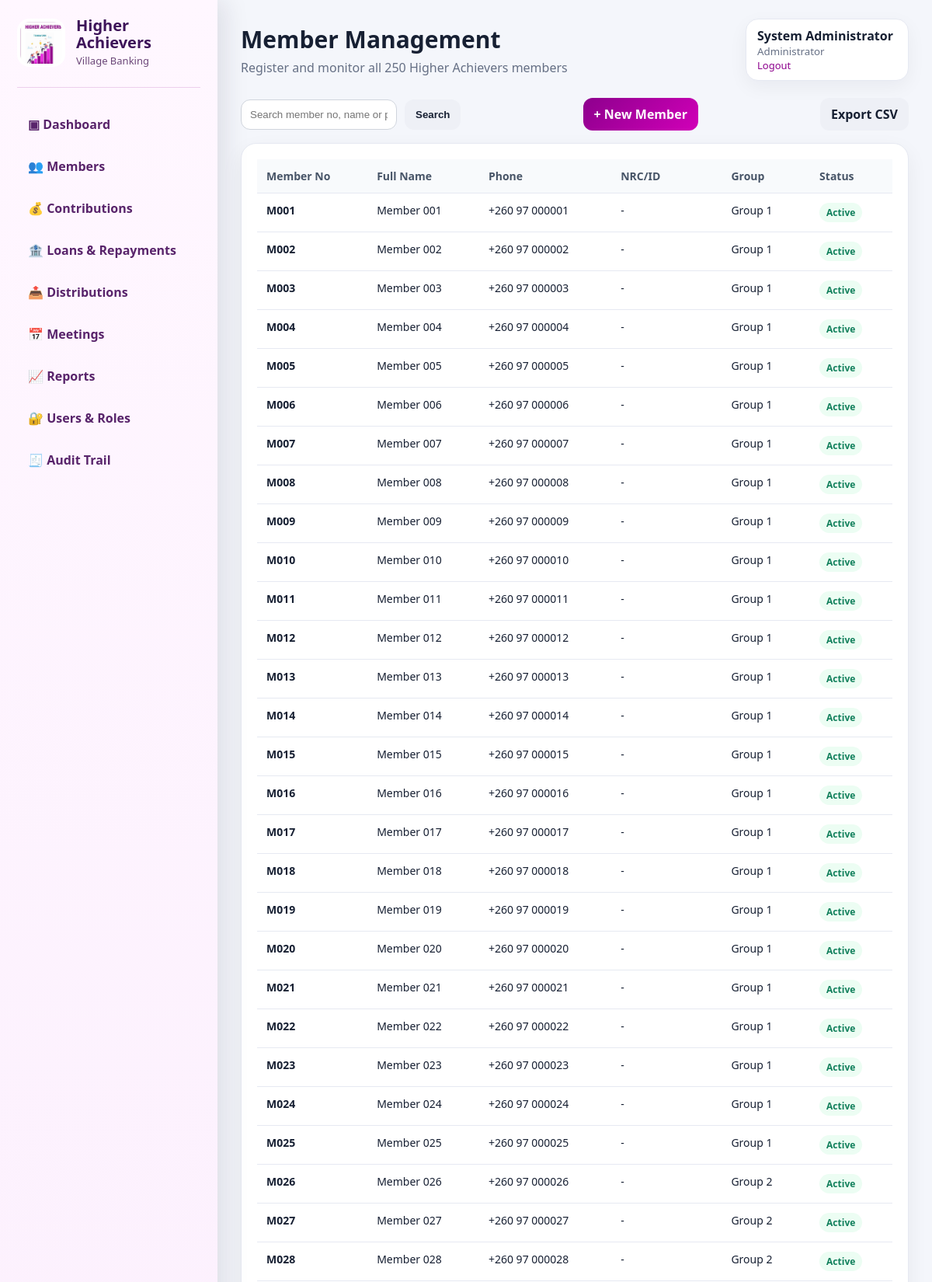
Screenshot of /members (signed in, upper part) with the database file from the repository.
### higher_achievers_village_banking_pro_audit_V3/village_banking_app/village_banking_app/app.py (models this page shows)
class Member(db.Model):
    id = db.Column(db.Integer, primary_key=True)
    member_no = db.Column(db.String(20), unique=True, nullable=False)
    full_name = db.Column(db.String(120), nullable=False)
    phone = db.Column(db.String(30))
    national_id = db.Column(db.String(50))
    group_name = db.Column(db.String(80))
    status = db.Column(db.String(20), default='Active')
    created_at = db.Column(db.Date, default=date.today)

### higher_achievers_village_banking_pro_audit_V3/village_banking_app/village_banking_app/app.py (the view)
@app.route('/members')
@login_required
@role_required('members')
def members():
    q = request.args.get('q','').strip()
    query = Member.query
    if q:
        query = query.filter(Member.full_name.contains(q) | Member.member_no.contains(q) | Member.phone.contains(q))
    return render_template('members.html', members=query.order_by(Member.member_no).all(), q=q)

### higher_achievers_village_banking_pro_audit_V3/village_banking_app/village_banking_app/app.py (called while the page is built)
def user_can(permission):
    user = session.get('user') or {}
    return permission in ROLE_PERMISSIONS.get(user.get('role'), [])

@app.context_processor
def inject_globals():
    return dict(payment_methods=PAYMENT_METHODS, interest_percent=int(INTEREST_RATE * 100), client_name=CLIENT_NAME, producer_name=PRODUCER_NAME, current_year=date.today().year, current_user=session.get('user'), user_can=user_can, roles=ROLES)

def login_required(view):
    @wraps(view)
    def wrapped(*args, **kwargs):
        if not session.get('user'):
            return redirect(url_for('login', next=request.path))
        return view(*args, **kwargs)
    return wrapped

def role_required(permission):
    def decorator(view):
        @wraps(view)
        def wrapped(*args, **kwargs):
            if not session.get('user'):
                return redirect(url_for('login', next=request.path))
            if not user_can(permission):
                flash('You do not have permission to access that section.', 'error')
                return redirect(url_for('dashboard'))
            return view(*args, **kwargs)
        return wrapped
    return decorator

### higher_achievers_village_banking_pro_audit_V3/village_banking_app/village_banking_app/templates/members.html
{% extends 'base.html' %}
{% block page_title %}Member Management{% endblock %}
{% block subtitle %}Register and monitor all 250 Higher Achievers members{% endblock %}
{% block content %}
<div class="actions"><form><input name="q" value="{{ q }}" placeholder="Search member no, name or phone"><button class="btn">Search</button></form><a class="btn primary" href="{{ url_for('member_new') }}">+ New Member</a><a class="btn" href="{{ url_for('export_csv', kind='members') }}">Export CSV</a></div>
<div class="panel"><table><thead><tr><th>Member No</th><th>Full Name</th><th>Phone</th><th>NRC/ID</th><th>Group</th><th>Status</th></tr></thead><tbody>{% for m in members %}<tr><td><strong>{{ m.member_no }}</strong></td><td>{{ m.full_name }}</td><td>{{ m.phone or '-' }}</td><td>{{ m.national_id or '-' }}</td><td>{{ m.group_name or '-' }}</td><td><span class="status active">{{ m.status }}</span></td></tr>{% endfor %}</tbody></table></div>
{% endblock %}

### higher_achievers_village_banking_pro_audit_V3/village_banking_app/village_banking_app/static/style.css (style rules this page uses)
:root { --purple:#8d008d;--magenta:#d100b8;--teal:#0f8c9a;--ink:#172033;--muted:#667085;--bg:#f4f6fb;--card:#fff;--border:#e6e9f2;--good:#12805c;--warn:#b54708;--bad:#b42318 }
* { box-sizing:border-box }
body { margin:0;background:var(--bg);color:var(--ink);font-family:Segoe UI,Arial,sans-serif }
.panel { background:white;border:1px solid var(--border);border-radius:20px;padding:20px;box-shadow:0 10px 28px rgba(16,24,40,.06);overflow:auto }
table { width:100%;border-collapse:collapse;font-size:14px }
th { text-align:left;color:#475467;background:#f8fafc;padding:12px;border-bottom:1px solid var(--border);white-space:nowrap }
td { padding:12px;border-bottom:1px solid var(--border);vertical-align:top }
.status { display:inline-flex;border-radius:999px;padding:4px 9px;font-size:12px;font-weight:800;background:#eef4ff;color:#175cd3 }
.status.active,.status.open { background:#ecfdf3;color:var(--good) }
.actions { display:flex;justify-content:space-between;align-items:center;gap:12px;margin-bottom:16px;flex-wrap:wrap }
.actions form { display:flex;gap:10px }
.btn,button { border:0;border-radius:12px;background:#eef0f6;color:var(--ink);padding:10px 14px;font-weight:800;text-decoration:none;cursor:pointer }
.btn.primary,button.primary { background:linear-gradient(135deg,var(--purple),var(--magenta));color:white }
input,select,textarea { width:100%;border:1px solid #d0d5dd;border-radius:12px;padding:11px;background:white;color:var(--ink) }

### rows the page displays
Member: member_no "M001", full_name "Member 001", phone "+260 97 000001", national "-", group_name "Group 1", status "Active"
Member: member_no "M002", full_name "Member 002", phone "+260 97 000002", national "-", group_name "Group 1", status "Active"
Member: member_no "M003", full_name "Member 003", phone "+260 97 000003", national "-", group_name "Group 1", status "Active"
Member: member_no "M004", full_name "Member 004", phone "+260 97 000004", national "-", group_name "Group 1", status "Active"
Member: member_no "M005", full_name "Member 005", phone "+260 97 000005", national "-", group_name "Group 1", status "Active"
Member: member_no "M006", full_name "Member 006", phone "+260 97 000006", national "-", group_name "Group 1", status "Active"
Member: member_no "M007", full_name "Member 007", phone "+260 97 000007", national "-", group_name "Group 1", status "Active"
Member: member_no "M008", full_name "Member 008", phone "+260 97 000008", national "-", group_name "Group 1", status "Active"
Member: member_no "M009", full_name "Member 009", phone "+260 97 000009", national "-", group_name "Group 1", status "Active"
Member: member_no "M010", full_name "Member 010", phone "+260 97 000010", national "-", group_name "Group 1", status "Active"
Member: member_no "M011", full_name "Member 011", phone "+260 97 000011", national "-", group_name "Group 1", status "Active"
Member: member_no "M012", full_name "Member 012", phone "+260 97 000012", national "-", group_name "Group 1", status "Active"
Member: member_no "M013", full_name "Member 013", phone "+260 97 000013", national "-", group_name "Group 1", status "Active"
Member: member_no "M014", full_name "Member 014", phone "+260 97 000014", national "-", group_name "Group 1", status "Active"
Member: member_no "M015", full_name "Member 015", phone "+260 97 000015", national "-", group_name "Group 1", status "Active"
Member: member_no "M016", full_name "Member 016", phone "+260 97 000016", national "-", group_name "Group 1", status "Active"
Member: member_no "M017", full_name "Member 017", phone "+260 97 000017", national "-", group_name "Group 1", status "Active"
Member: member_no "M018", full_name "Member 018", phone "+260 97 000018", national "-", group_name "Group 1", status "Active"
Member: member_no "M019", full_name "Member 019", phone "+260 97 000019", national "-", group_name "Group 1", status "Active"
Member: member_no "M020", full_name "Member 020", phone "+260 97 000020", national "-", group_name "Group 1", status "Active"
Member: member_no "M021", full_name "Member 021", phone "+260 97 000021", national "-", group_name "Group 1", status "Active"
Member: member_no "M022", full_name "Member 022", phone "+260 97 000022", national "-", group_name "Group 1", status "Active"
Member: member_no "M023", full_name "Member 023", phone "+260 97 000023", national "-", group_name "Group 1", status "Active"
Member: member_no "M024", full_name "Member 024", phone "+260 97 000024", national "-", group_name "Group 1", status "Active"
Member: member_no "M025", full_name "Member 025", phone "+260 97 000025", national "-", group_name "Group 1", status "Active"
Member: member_no "M026", full_name "Member 026", phone "+260 97 000026", national "-", group_name "Group 2", status "Active"
Member: member_no "M027", full_name "Member 027", phone "+260 97 000027", national "-", group_name "Group 2", status "Active"
Member: member_no "M028", full_name "Member 028", phone "+260 97 000028", national "-", group_name "Group 2", status "Active"

### other values shown
{{ client_name }} "Higher Achievers"
{{ current_user.full_name if current_user else 'Guest' }} "System Administrator"
{{ current_user.role if current_user else '' }} "Administrator"
